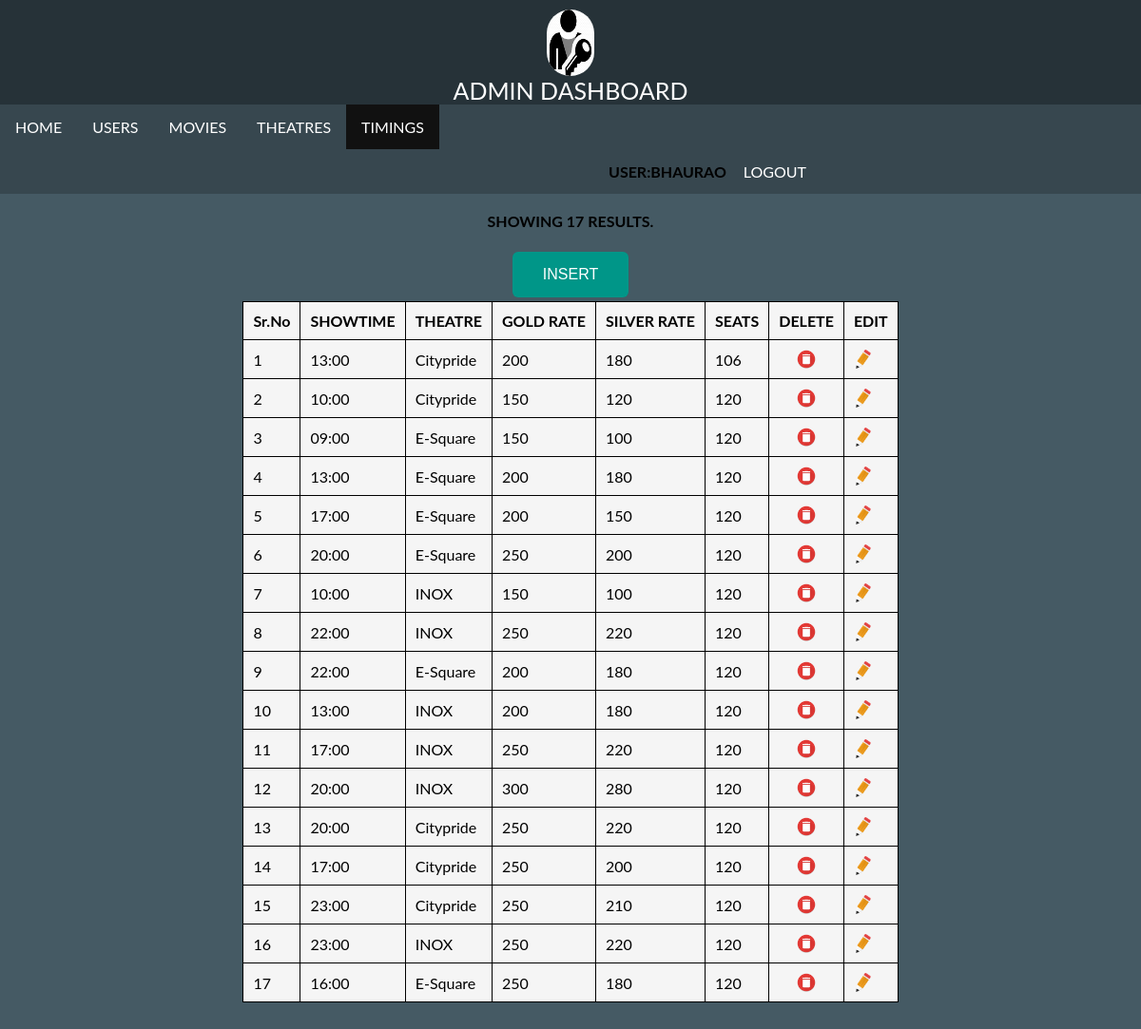
Page /timings.php (signed in) on the committed database.
### tables this page shows
CREATE TABLE `timings` (
  `id` int(200) NOT NULL,
  `showtime` varchar(200) NOT NULL,
  `Theatre_Name` varchar(200) NOT NULL,
  `ticket_rate_Gold` int(50) NOT NULL,
  `ticket_rate_Silver` int(50) NOT NULL,
  `seats` int(50) NOT NULL
);

### timings.php (the view, shortened to what this page needs)
<html  >
<head>
	<link href="css/dashstyle.css" type='text/css' rel="stylesheet">
	<link href="css/animate.css" type='text/css' rel="stylesheet">
</head>
<body class='bg-gray'>
<div class='header'>
<center><img src='images/admin.png' alt="AdminLogo" id="adminlogo"><br><center id='head' class="animated flipInX">ADMIN DASHBOARD</center>
</center>
</div>
<div class='navbar'>
<ul align="center">
<li><a href="dash.php"  >HOME</a></li>
<li><a href="users.php" >USERS</a></li>
<li><a href="movie.php" >MOVIES</a></li>
<li><a href="theatres.php" >THEATRES</a></li>
<li><a href="timings.php" class="active">TIMINGS</a></li>
<li><b class='logout' style="padding-top:14px;padding-right:2px;"><?php echo strtoupper("USER:".$_SESSION['user']);?></b></li>
<li><a href="logout.php" class='logout' >LOGOUT</a></li>
</ul>
</div>
<div class='content'>
<?php
include('dbcon.php');
$qry="Select id,showtime ,Theatre_Name ,ticket_rate_Gold ,ticket_rate_Silver ,seats  from timings";
$result = mysqli_query($con,$qry);
$row_count=mysqli_num_rows($result);
if($row_count==0){echo  "<br><center><b>SHOWING 0 RESULTS.<b></center>";
?><center><button class='create animated fadeInUp' onclick="document.getElementById('insert').style.display='block'"> INSERT </button></center><?php
}
else{
	echo  "<br><center><b>SHOWING ".$row_count." RESULTS.<b></center><br>";
?>
<table align='center' class="animated fadeInUp"  border='1'>
<tr><center><button class='create animated fadeInUp' onclick="document.getElementById('insert').style.display='block'"> INSERT </button></center></tr>
<tr>
<th>Sr.No</th>
<th>SHOWTIME</th>
<th>THEATRE</th>
<th>GOLD RATE</th>
<th>SILVER RATE</th>
<th>SEATS</th>
<th>DELETE</th>
<th>EDIT</th>
</tr>
<?php
for($i=0;$i<$row_count;$i++)
{
	$row=mysqli_fetch_assoc($result);
	?>
	<tr>
	<td><?php echo $i+1 ?></td>
	<td><?php echo $row["showtime"] ?></td>
	<td><?php echo $row["Theatre_Name"] ?></td>
	<td><?php echo $row["ticket_rate_Gold"] ?></td>
	<td><?php echo $row["ticket_rate_Silver"] ?></td>
	<td><?php echo $row["seats"] ?></td>
	<td><center><a href="?delid=<?php echo $row["id"] ?>" style="color:white"><img style="height:20px;width:20px" src="images/delete.png">
	</a></center></td>
	<td><a href="edit_timings.php?eid=<?php echo $row["id"] ?>" style="color:white"><img style="height:20px;width:20px" src="images/edit.png">
	</a></td>
	</tr>
	<?php
}
}
?>
</div>
</body>
</html>

### css/dashstyle.css (style rules this page uses)
body { margin:0px; padding-top:0px; padding-bottom:100px; border:0px; font-family: "Lato", sans-serif; }
.header { width:100%; background-color:#263238; height:110px; }
#head { font-size:25px; color:white; }
a { text-decoration: none; }
.logout { float:right; padding-left:640px; }
ul,p { margin: 0; padding: 0; }
#adminlogo { margin-top:10px; width:50px; height:70px; border-radius:50px; background:white; }
.bg-gray { background-color:#455A64; }
.navbar li { display: inline; }
.active { background-color: #111; color: white; }
ul { list-style-type: none; overflow: hidden; background-color: #333; }
li { float: left; }
.navbar li a { display: block; color: white; font-size: 16px; text-align: center; padding: 14px 16px; text-decoration: none; }
.navbar ul { list-style-type: none; overflow: hidden; background-color: #37474F; }
.content { height:auto; }
table { background-color:#F5F5F5;border-collapse: collapse;border: 1px solid black; }
th,td { padding:10px;text-align: left }
.create { border-radius:6px; background-color:#009688; border: none; color: white; padding: 15px 32px; text-align: center; text-decoration: none; display: inline-block; font-size: 16px; margin: 4px 2px; cursor: pointer; }

### rows in the picture
timings: showtime "13:00", Theatre_Name "Citypride", ticket_rate_Gold "200", ticket_rate_Silver "180", seats "106"
timings: showtime "10:00", Theatre_Name "Citypride", ticket_rate_Gold "150", ticket_rate_Silver "120", seats "120"
timings: showtime "09:00", Theatre_Name "E-Square", ticket_rate_Gold "150", ticket_rate_Silver "100", seats "120"
timings: showtime "13:00", Theatre_Name "E-Square", ticket_rate_Gold "200", ticket_rate_Silver "180", seats "120"
timings: showtime "17:00", Theatre_Name "E-Square", ticket_rate_Gold "200", ticket_rate_Silver "150", seats "120"
timings: showtime "20:00", Theatre_Name "E-Square", ticket_rate_Gold "250", ticket_rate_Silver "200", seats "120"
timings: showtime "10:00", Theatre_Name "INOX", ticket_rate_Gold "150", ticket_rate_Silver "100", seats "120"
timings: showtime "22:00", Theatre_Name "INOX", ticket_rate_Gold "250", ticket_rate_Silver "220", seats "120"
timings: showtime "22:00", Theatre_Name "E-Square", ticket_rate_Gold "200", ticket_rate_Silver "180", seats "120"
timings: showtime "13:00", Theatre_Name "INOX", ticket_rate_Gold "200", ticket_rate_Silver "180", seats "120"
timings: showtime "17:00", Theatre_Name "INOX", ticket_rate_Gold "250", ticket_rate_Silver "220", seats "120"
timings: showtime "20:00", Theatre_Name "INOX", ticket_rate_Gold "300", ticket_rate_Silver "280", seats "120"
timings: showtime "20:00", Theatre_Name "Citypride", ticket_rate_Gold "250", ticket_rate_Silver "220", seats "120"
timings: showtime "17:00", Theatre_Name "Citypride", ticket_rate_Gold "250", ticket_rate_Silver "200", seats "120"
timings: showtime "23:00", Theatre_Name "Citypride", ticket_rate_Gold "250", ticket_rate_Silver "210", seats "120"
timings: showtime "23:00", Theatre_Name "INOX", ticket_rate_Gold "250", ticket_rate_Silver "220", seats "120"
timings: showtime "16:00", Theatre_Name "E-Square", ticket_rate_Gold "250", ticket_rate_Silver "180", seats "120"

### other values in the picture
$row_count "17"
